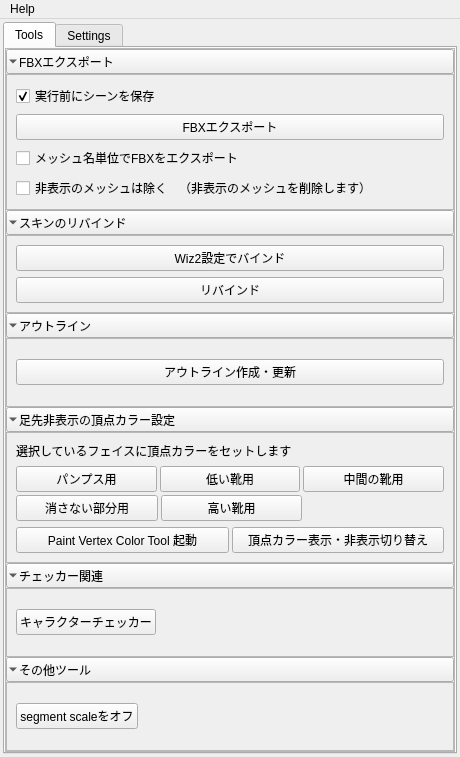
<?xml version="1.0" encoding="UTF-8"?>
<ui version="4.0">
 <class>MainWindow</class>
 <widget class="QMainWindow" name="MainWindow">
  <property name="geometry">
   <rect>
    <x>0</x>
    <y>0</y>
    <width>460</width>
    <height>757</height>
   </rect>
  </property>
  <property name="minimumSize">
   <size>
    <width>300</width>
    <height>0</height>
   </size>
  </property>
  <property name="windowTitle">
   <string>MainWindow</string>
  </property>
  <widget class="QWidget" name="centralwidget">
   <layout class="QHBoxLayout" name="horizontalLayout_5">
    <property name="leftMargin">
     <number>3</number>
    </property>
    <property name="topMargin">
     <number>3</number>
    </property>
    <property name="rightMargin">
     <number>3</number>
    </property>
    <property name="bottomMargin">
     <number>3</number>
    </property>
    <item>
     <widget class="QTabWidget" name="tabWidget">
      <property name="currentIndex">
       <number>0</number>
      </property>
      <widget class="QWidget" name="tab_3">
       <attribute name="title">
        <string>Tools</string>
       </attribute>
       <layout class="QVBoxLayout" name="verticalLayout_9">
        <property name="leftMargin">
         <number>0</number>
        </property>
        <property name="topMargin">
         <number>0</number>
        </property>
        <property name="rightMargin">
         <number>0</number>
        </property>
        <property name="bottomMargin">
         <number>0</number>
        </property>
        <item>
         <widget class="QScrollArea" name="scrollArea">
          <property name="horizontalScrollBarPolicy">
           <enum>Qt::ScrollBarAlwaysOff</enum>
          </property>
          <property name="widgetResizable">
           <bool>true</bool>
          </property>
          <widget class="QWidget" name="scrollAreaWidgetContents">
           <property name="geometry">
            <rect>
             <x>0</x>
             <y>-31</y>
             <width>425</width>
             <height>726</height>
            </rect>
           </property>
           <layout class="QVBoxLayout" name="verticalLayout_8">
            <property name="spacing">
             <number>0</number>
            </property>
            <property name="leftMargin">
             <number>0</number>
            </property>
            <property name="topMargin">
             <number>0</number>
            </property>
            <property name="rightMargin">
             <number>0</number>
            </property>
            <property name="bottomMargin">
             <number>0</number>
            </property>
            <item>
             <layout class="QVBoxLayout" name="verticalLayout_6">
              <item>
               <widget class="QToolButton" name="expand_fbx_export">
                <property name="sizePolicy">
                 <sizepolicy hsizetype="Expanding" vsizetype="Fixed">
                  <horstretch>0</horstretch>
                  <verstretch>0</verstretch>
                 </sizepolicy>
                </property>
                <property name="baseSize">
                 <size>
                  <width>0</width>
                  <height>0</height>
                 </size>
                </property>
                <property name="text">
                 <string>FBXエクスポート</string>
                </property>
                <property name="iconSize">
                 <size>
                  <width>8</width>
                  <height>8</height>
                 </size>
                </property>
                <property name="toolButtonStyle">
                 <enum>Qt::ToolButtonTextBesideIcon</enum>
                </property>
                <property name="arrowType">
                 <enum>Qt::DownArrow</enum>
                </property>
               </widget>
              </item>
              <item>
               <widget class="QFrame" name="frame_fbx_export">
                <property name="frameShape">
                 <enum>QFrame::StyledPanel</enum>
                </property>
                <property name="frameShadow">
                 <enum>QFrame::Raised</enum>
                </property>
                <layout class="QVBoxLayout" name="verticalLayout_2">
                 <item>
                  <widget class="QCheckBox" name="chk_save_before">
                   <property name="text">
                    <string>実行前にシーンを保存</string>
                   </property>
                   <property name="checked">
                    <bool>true</bool>
                   </property>
                  </widget>
                 </item>
                 <item>
                  <widget class="QPushButton" name="btn_export_fbx">
                   <property name="toolTip">
                    <string>_Outline法線情報をuvにもたせ、fbxフォルダにエクスポートします</string>
                   </property>
                   <property name="styleSheet">
                    <string notr="true"/>
                   </property>
                   <property name="text">
                    <string>FBXエクスポート</string>
                   </property>
                  </widget>
                 </item>
                 <item>
                  <widget class="QCheckBox" name="chk_export_parts">
                   <property name="text">
                    <string>メッシュ名単位でFBXをエクスポート</string>
                   </property>
                   <property name="checked">
                    <bool>false</bool>
                   </property>
                  </widget>
                 </item>
                 <item>
                  <widget class="QCheckBox" name="chk_only_visible">
                   <property name="text">
                    <string>非表示のメッシュは除く　（非表示のメッシュを削除します）</string>
                   </property>
                   <property name="checked">
                    <bool>false</bool>
                   </property>
                  </widget>
                 </item>
                </layout>
               </widget>
              </item>
              <item>
               <widget class="QToolButton" name="expand_rebind">
                <property name="sizePolicy">
                 <sizepolicy hsizetype="Expanding" vsizetype="Fixed">
                  <horstretch>0</horstretch>
                  <verstretch>0</verstretch>
                 </sizepolicy>
                </property>
                <property name="text">
                 <string>スキンのリバインド</string>
                </property>
                <property name="iconSize">
                 <size>
                  <width>8</width>
                  <height>8</height>
                 </size>
                </property>
                <property name="toolButtonStyle">
                 <enum>Qt::ToolButtonTextBesideIcon</enum>
                </property>
                <property name="arrowType">
                 <enum>Qt::DownArrow</enum>
                </property>
               </widget>
              </item>
              <item>
               <widget class="QFrame" name="frame_rebind">
                <property name="frameShape">
                 <enum>QFrame::StyledPanel</enum>
                </property>
                <property name="frameShadow">
                 <enum>QFrame::Raised</enum>
                </property>
                <layout class="QVBoxLayout" name="verticalLayout_4">
                 <item>
                  <widget class="QPushButton" name="btn_bind">
                   <property name="text">
                    <string>Wiz2設定でバインド</string>
                   </property>
                  </widget>
                 </item>
                 <item>
                  <widget class="QPushButton" name="btn_rebind_new">
                   <property name="text">
                    <string>リバインド</string>
                   </property>
                  </widget>
                 </item>
                </layout>
               </widget>
              </item>
              <item>
               <widget class="QToolButton" name="expand_create_outline">
                <property name="sizePolicy">
                 <sizepolicy hsizetype="Expanding" vsizetype="Fixed">
                  <horstretch>0</horstretch>
                  <verstretch>0</verstretch>
                 </sizepolicy>
                </property>
                <property name="text">
                 <string>アウトライン</string>
                </property>
                <property name="iconSize">
                 <size>
                  <width>8</width>
                  <height>8</height>
                 </size>
                </property>
                <property name="toolButtonStyle">
                 <enum>Qt::ToolButtonTextBesideIcon</enum>
                </property>
                <property name="arrowType">
                 <enum>Qt::DownArrow</enum>
                </property>
               </widget>
              </item>
              <item>
               <widget class="QFrame" name="frame_create_outline">
                <property name="frameShape">
                 <enum>QFrame::StyledPanel</enum>
                </property>
                <property name="frameShadow">
                 <enum>QFrame::Raised</enum>
                </property>
                <layout class="QVBoxLayout" name="verticalLayout_5">
                 <item>
                  <widget class="QPushButton" name="btn_create_outline">
                   <property name="text">
                    <string>アウトライン作成・更新</string>
                   </property>
                  </widget>
                 </item>
                </layout>
               </widget>
              </item>
              <item>
               <widget class="QToolButton" name="expand_foot_visibility">
                <property name="sizePolicy">
                 <sizepolicy hsizetype="Expanding" vsizetype="Fixed">
                  <horstretch>0</horstretch>
                  <verstretch>0</verstretch>
                 </sizepolicy>
                </property>
                <property name="text">
                 <string>足先非表示の頂点カラー設定</string>
                </property>
                <property name="iconSize">
                 <size>
                  <width>8</width>
                  <height>8</height>
                 </size>
                </property>
                <property name="toolButtonStyle">
                 <enum>Qt::ToolButtonTextBesideIcon</enum>
                </property>
                <property name="arrowType">
                 <enum>Qt::DownArrow</enum>
                </property>
               </widget>
              </item>
              <item>
               <widget class="QFrame" name="frame">
                <property name="frameShape">
                 <enum>QFrame::StyledPanel</enum>
                </property>
                <property name="frameShadow">
                 <enum>QFrame::Raised</enum>
                </property>
                <layout class="QVBoxLayout" name="verticalLayout">
                 <item>
                  <widget class="QLabel" name="lbl_foot_visibility">
                   <property name="text">
                    <string>選択しているフェイスに頂点カラーをセットします</string>
                   </property>
                  </widget>
                 </item>
                 <item>
                  <layout class="QVBoxLayout" name="verticalLayout_11">
                   <property name="spacing">
                    <number>3</number>
                   </property>
                   <item>
                    <layout class="QHBoxLayout" name="horizontalLayout">
                     <property name="spacing">
                      <number>3</number>
                     </property>
                     <item>
                      <widget class="QPushButton" name="btn_pumps">
                       <property name="sizePolicy">
                        <sizepolicy hsizetype="Preferred" vsizetype="Fixed">
                         <horstretch>0</horstretch>
                         <verstretch>0</verstretch>
                        </sizepolicy>
                       </property>
                       <property name="minimumSize">
                        <size>
                         <width>100</width>
                         <height>0</height>
                        </size>
                       </property>
                       <property name="text">
                        <string>パンプス用</string>
                       </property>
                      </widget>
                     </item>
                     <item>
                      <widget class="QPushButton" name="btn_foot">
                       <property name="sizePolicy">
                        <sizepolicy hsizetype="Preferred" vsizetype="Fixed">
                         <horstretch>0</horstretch>
                         <verstretch>0</verstretch>
                        </sizepolicy>
                       </property>
                       <property name="minimumSize">
                        <size>
                         <width>100</width>
                         <height>0</height>
                        </size>
                       </property>
                       <property name="toolTip">
                        <string>頂点カラーのBを0.1に塗ります</string>
                       </property>
                       <property name="text">
                        <string>低い靴用</string>
                       </property>
                      </widget>
                     </item>
                     <item>
                      <widget class="QPushButton" name="btn_ankle">
                       <property name="sizePolicy">
                        <sizepolicy hsizetype="Preferred" vsizetype="Fixed">
                         <horstretch>0</horstretch>
                         <verstretch>0</verstretch>
                        </sizepolicy>
                       </property>
                       <property name="minimumSize">
                        <size>
                         <width>100</width>
                         <height>0</height>
                        </size>
                       </property>
                       <property name="toolTip">
                        <string>頂点カラーのBを0.2に塗ります</string>
                       </property>
                       <property name="text">
                        <string>中間の靴用</string>
                       </property>
                      </widget>
                     </item>
                    </layout>
                   </item>
                   <item>
                    <layout class="QHBoxLayout" name="horizontalLayout_7" stretch="1,1,1">
                     <property name="spacing">
                      <number>3</number>
                     </property>
                     <item>
                      <widget class="QPushButton" name="btn_visible">
                       <property name="sizePolicy">
                        <sizepolicy hsizetype="Preferred" vsizetype="Fixed">
                         <horstretch>0</horstretch>
                         <verstretch>0</verstretch>
                        </sizepolicy>
                       </property>
                       <property name="minimumSize">
                        <size>
                         <width>100</width>
                         <height>0</height>
                        </size>
                       </property>
                       <property name="text">
                        <string>消さない部分用</string>
                       </property>
                      </widget>
                     </item>
                     <item>
                      <widget class="QPushButton" name="btn_boots">
                       <property name="sizePolicy">
                        <sizepolicy hsizetype="Preferred" vsizetype="Fixed">
                         <horstretch>0</horstretch>
                         <verstretch>0</verstretch>
                        </sizepolicy>
                       </property>
                       <property name="minimumSize">
                        <size>
                         <width>100</width>
                         <height>0</height>
                        </size>
                       </property>
                       <property name="toolTip">
                        <string>頂点カラーのBを0.3に塗ります</string>
                       </property>
                       <property name="text">
                        <string>高い靴用</string>
                       </property>
                      </widget>
                     </item>
                     <item>
                      <spacer name="horizontalSpacer_3">
                       <property name="orientation">
                        <enum>Qt::Horizontal</enum>
                       </property>
                       <property name="sizeHint" stdset="0">
                        <size>
                         <width>40</width>
                         <height>20</height>
                        </size>
                       </property>
                      </spacer>
                     </item>
                    </layout>
                   </item>
                  </layout>
                 </item>
                 <item>
                  <layout class="QHBoxLayout" name="horizontalLayout_2">
                   <property name="spacing">
                    <number>3</number>
                   </property>
                   <item>
                    <widget class="QPushButton" name="btn_paint_vtx_tool">
                     <property name="sizePolicy">
                      <sizepolicy hsizetype="Preferred" vsizetype="Fixed">
                       <horstretch>0</horstretch>
                       <verstretch>0</verstretch>
                      </sizepolicy>
                     </property>
                     <property name="minimumSize">
                      <size>
                       <width>120</width>
                       <height>0</height>
                      </size>
                     </property>
                     <property name="maximumSize">
                      <size>
                       <width>16777215</width>
                       <height>16777215</height>
                      </size>
                     </property>
                     <property name="text">
                      <string>Paint Vertex Color Tool 起動</string>
                     </property>
                    </widget>
                   </item>
                   <item>
                    <widget class="QPushButton" name="btn_toggle_display_color">
                     <property name="sizePolicy">
                      <sizepolicy hsizetype="Preferred" vsizetype="Fixed">
                       <horstretch>0</horstretch>
                       <verstretch>0</verstretch>
                      </sizepolicy>
                     </property>
                     <property name="minimumSize">
                      <size>
                       <width>120</width>
                       <height>0</height>
                      </size>
                     </property>
                     <property name="text">
                      <string>頂点カラー表示・非表示切り替え</string>
                     </property>
                    </widget>
                   </item>
                  </layout>
                 </item>
                </layout>
               </widget>
              </item>
              <item>
               <widget class="QToolButton" name="expand_checker_tools">
                <property name="sizePolicy">
                 <sizepolicy hsizetype="Expanding" vsizetype="Fixed">
                  <horstretch>0</horstretch>
                  <verstretch>0</verstretch>
                 </sizepolicy>
                </property>
                <property name="baseSize">
                 <size>
                  <width>0</width>
                  <height>0</height>
                 </size>
                </property>
                <property name="text">
                 <string>チェッカー関連</string>
                </property>
                <property name="iconSize">
                 <size>
                  <width>8</width>
                  <height>8</height>
                 </size>
                </property>
                <property name="toolButtonStyle">
                 <enum>Qt::ToolButtonTextBesideIcon</enum>
                </property>
                <property name="arrowType">
                 <enum>Qt::DownArrow</enum>
                </property>
               </widget>
              </item>
              <item>
               <widget class="QFrame" name="frame_checker_tools">
                <property name="frameShape">
                 <enum>QFrame::StyledPanel</enum>
                </property>
                <property name="frameShadow">
                 <enum>QFrame::Raised</enum>
                </property>
                <layout class="QHBoxLayout" name="horizontalLayout_4">
                 <item>
                  <widget class="QPushButton" name="btn_character_checker">
                   <property name="text">
                    <string>キャラクターチェッカー</string>
                   </property>
                  </widget>
                 </item>
                 <item>
                  <spacer name="horizontalSpacer_2">
                   <property name="orientation">
                    <enum>Qt::Horizontal</enum>
                   </property>
                   <property name="sizeHint" stdset="0">
                    <size>
                     <width>40</width>
                     <height>20</height>
                    </size>
                   </property>
                  </spacer>
                 </item>
                </layout>
               </widget>
              </item>
              <item>
               <widget class="QToolButton" name="expand_other_tools">
                <property name="sizePolicy">
                 <sizepolicy hsizetype="Expanding" vsizetype="Fixed">
                  <horstretch>0</horstretch>
                  <verstretch>0</verstretch>
                 </sizepolicy>
                </property>
                <property name="baseSize">
                 <size>
                  <width>0</width>
                  <height>0</height>
                 </size>
                </property>
                <property name="text">
                 <string>その他ツール</string>
                </property>
                <property name="iconSize">
                 <size>
                  <width>8</width>
                  <height>8</height>
                 </size>
                </property>
                <property name="toolButtonStyle">
                 <enum>Qt::ToolButtonTextBesideIcon</enum>
                </property>
                <property name="arrowType">
                 <enum>Qt::DownArrow</enum>
                </property>
               </widget>
              </item>
              <item>
               <widget class="QFrame" name="frame_other_tools">
                <property name="frameShape">
                 <enum>QFrame::StyledPanel</enum>
                </property>
                <property name="frameShadow">
                 <enum>QFrame::Raised</enum>
                </property>
                <layout class="QHBoxLayout" name="horizontalLayout_3">
                 <item>
                  <widget class="QPushButton" name="btn_segmentscale_off">
                   <property name="text">
                    <string>segment scaleをオフ</string>
                   </property>
                  </widget>
                 </item>
                 <item>
                  <spacer name="horizontalSpacer">
                   <property name="orientation">
                    <enum>Qt::Horizontal</enum>
                   </property>
                   <property name="sizeHint" stdset="0">
                    <size>
                     <width>40</width>
                     <height>20</height>
                    </size>
                   </property>
                  </spacer>
                 </item>
                </layout>
               </widget>
              </item>
             </layout>
            </item>
           </layout>
          </widget>
         </widget>
        </item>
       </layout>
      </widget>
      <widget class="QWidget" name="tab_4">
       <attribute name="title">
        <string>Settings</string>
       </attribute>
       <layout class="QVBoxLayout" name="verticalLayout_3">
        <item>
         <layout class="QVBoxLayout" name="verticalLayout_10">
          <item>
           <layout class="QHBoxLayout" name="horizontalLayout_6">
            <item>
             <widget class="QLabel" name="label">
              <property name="text">
               <string>Local__Wizard2Resources</string>
              </property>
             </widget>
            </item>
            <item>
             <widget class="QLineEdit" name="unity_resource_path_txt">
              <property name="toolTip">
               <string>&quot;_Wizard2Resources&quot;のフォルダを指定</string>
              </property>
              <property name="text">
               <string/>
              </property>
              <property name="readOnly">
               <bool>true</bool>
              </property>
             </widget>
            </item>
            <item>
             <widget class="QPushButton" name="get_local_wizard2Resources_btn">
              <property name="text">
               <string>取得</string>
              </property>
             </widget>
            </item>
           </layout>
          </item>
          <item>
           <spacer name="verticalSpacer">
            <property name="orientation">
             <enum>Qt::Vertical</enum>
            </property>
            <property name="sizeHint" stdset="0">
             <size>
              <width>20</width>
              <height>40</height>
             </size>
            </property>
           </spacer>
          </item>
         </layout>
        </item>
       </layout>
      </widget>
     </widget>
    </item>
   </layout>
  </widget>
  <widget class="QMenuBar" name="menubar">
   <property name="geometry">
    <rect>
     <x>0</x>
     <y>0</y>
     <width>460</width>
     <height>26</height>
    </rect>
   </property>
   <widget class="QMenu" name="menuHelp">
    <property name="title">
     <string>Help</string>
    </property>
    <addaction name="action_manual"/>
   </widget>
   <addaction name="menuHelp"/>
  </widget>
  <action name="action_manual">
   <property name="text">
    <string>ツールマニュアル</string>
   </property>
  </action>
 </widget>
 <resources/>
 <connections/>
</ui>
